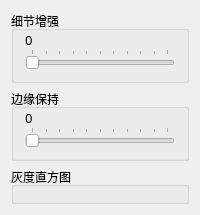
        <widget class="QWidget" name="tab_8">
         <attribute name="title">
          <string>其它</string>
         </attribute>
         <layout class="QVBoxLayout" name="verticalLayout_44">
          <item>
           <widget class="QGroupBox" name="groupBox_33">
            <property name="sizePolicy">
             <sizepolicy hsizetype="Preferred" vsizetype="Preferred">
              <horstretch>20</horstretch>
              <verstretch>0</verstretch>
             </sizepolicy>
            </property>
            <property name="title">
             <string>细节增强</string>
            </property>
            <layout class="QVBoxLayout" name="verticalLayout_36" stretch="0,0">
             <property name="spacing">
              <number>0</number>
             </property>
             <property name="leftMargin">
              <number>11</number>
             </property>
             <property name="topMargin">
              <number>0</number>
             </property>
             <property name="rightMargin">
              <number>11</number>
             </property>
             <property name="bottomMargin">
              <number>11</number>
             </property>
             <item>
              <widget class="QLabel" name="label_30">
               <property name="sizePolicy">
                <sizepolicy hsizetype="Expanding" vsizetype="Maximum">
                 <horstretch>0</horstretch>
                 <verstretch>0</verstretch>
                </sizepolicy>
               </property>
               <property name="minimumSize">
                <size>
                 <width>10</width>
                 <height>10</height>
                </size>
               </property>
               <property name="font">
                <font>
                 <family>微软雅黑</family>
                 <pointsize>10</pointsize>
                </font>
               </property>
               <property name="text">
                <string>0</string>
               </property>
               <property name="textFormat">
                <enum>Qt::AutoText</enum>
               </property>
              </widget>
             </item>
             <item>
              <widget class="QSlider" name="horizontalSlider_23">
               <property name="cursor">
                <cursorShape>PointingHandCursor</cursorShape>
               </property>
               <property name="maximum">
                <number>10</number>
               </property>
               <property name="pageStep">
                <number>1</number>
               </property>
               <property name="orientation">
                <enum>Qt::Horizontal</enum>
               </property>
               <property name="tickPosition">
                <enum>QSlider::TicksAbove</enum>
               </property>
               <property name="tickInterval">
                <number>1</number>
               </property>
              </widget>
             </item>
            </layout>
           </widget>
          </item>
          <item>
           <widget class="QGroupBox" name="groupBox_34">
            <property name="sizePolicy">
             <sizepolicy hsizetype="Preferred" vsizetype="Preferred">
              <horstretch>20</horstretch>
              <verstretch>0</verstretch>
             </sizepolicy>
            </property>
            <property name="title">
             <string>边缘保持</string>
            </property>
            <layout class="QVBoxLayout" name="verticalLayout_37" stretch="0,0">
             <property name="spacing">
              <number>0</number>
             </property>
             <property name="leftMargin">
              <number>11</number>
             </property>
             <property name="topMargin">
              <number>0</number>
             </property>
             <property name="rightMargin">
              <number>11</number>
             </property>
             <property name="bottomMargin">
              <number>11</number>
             </property>
             <item>
              <widget class="QLabel" name="label_31">
               <property name="sizePolicy">
                <sizepolicy hsizetype="Expanding" vsizetype="Maximum">
                 <horstretch>0</horstretch>
                 <verstretch>0</verstretch>
                </sizepolicy>
               </property>
               <property name="minimumSize">
                <size>
                 <width>10</width>
                 <height>10</height>
                </size>
               </property>
               <property name="font">
                <font>
                 <family>微软雅黑</family>
                 <pointsize>10</pointsize>
                </font>
               </property>
               <property name="text">
                <string>0</string>
               </property>
               <property name="textFormat">
                <enum>Qt::AutoText</enum>
               </property>
              </widget>
             </item>
             <item>
              <widget class="QSlider" name="horizontalSlider_24">
               <property name="cursor">
                <cursorShape>PointingHandCursor</cursorShape>
               </property>
               <property name="maximum">
                <number>10</number>
               </property>
               <property name="pageStep">
                <number>1</number>
               </property>
               <property name="orientation">
                <enum>Qt::Horizontal</enum>
               </property>
               <property name="tickPosition">
                <enum>QSlider::TicksAbove</enum>
               </property>
               <property name="tickInterval">
                <number>1</number>
               </property>
              </widget>
             </item>
            </layout>
           </widget>
          </item>
          <item>
           <widget class="QGroupBox" name="groupBox_35">
            <property name="sizePolicy">
             <sizepolicy hsizetype="Expanding" vsizetype="Expanding">
              <horstretch>20</horstretch>
              <verstretch>0</verstretch>
             </sizepolicy>
            </property>
            <property name="title">
             <string>灰度直方图</string>
            </property>
            <layout class="QVBoxLayout" name="verticalLayout_38">
             <property name="spacing">
              <number>0</number>
             </property>
             <property name="leftMargin">
              <number>0</number>
             </property>
             <property name="topMargin">
              <number>0</number>
             </property>
             <property name="rightMargin">
              <number>0</number>
             </property>
             <property name="bottomMargin">
              <number>0</number>
             </property>
             <item>
              <widget class="QLabel" name="label_32">
               <property name="sizePolicy">
                <sizepolicy hsizetype="Expanding" vsizetype="Expanding">
                 <horstretch>0</horstretch>
                 <verstretch>0</verstretch>
                </sizepolicy>
               </property>
               <property name="text">
                <string/>
               </property>
              </widget>
             </item>
            </layout>
           </widget>
          </item>
         </layout>
        </widget>
